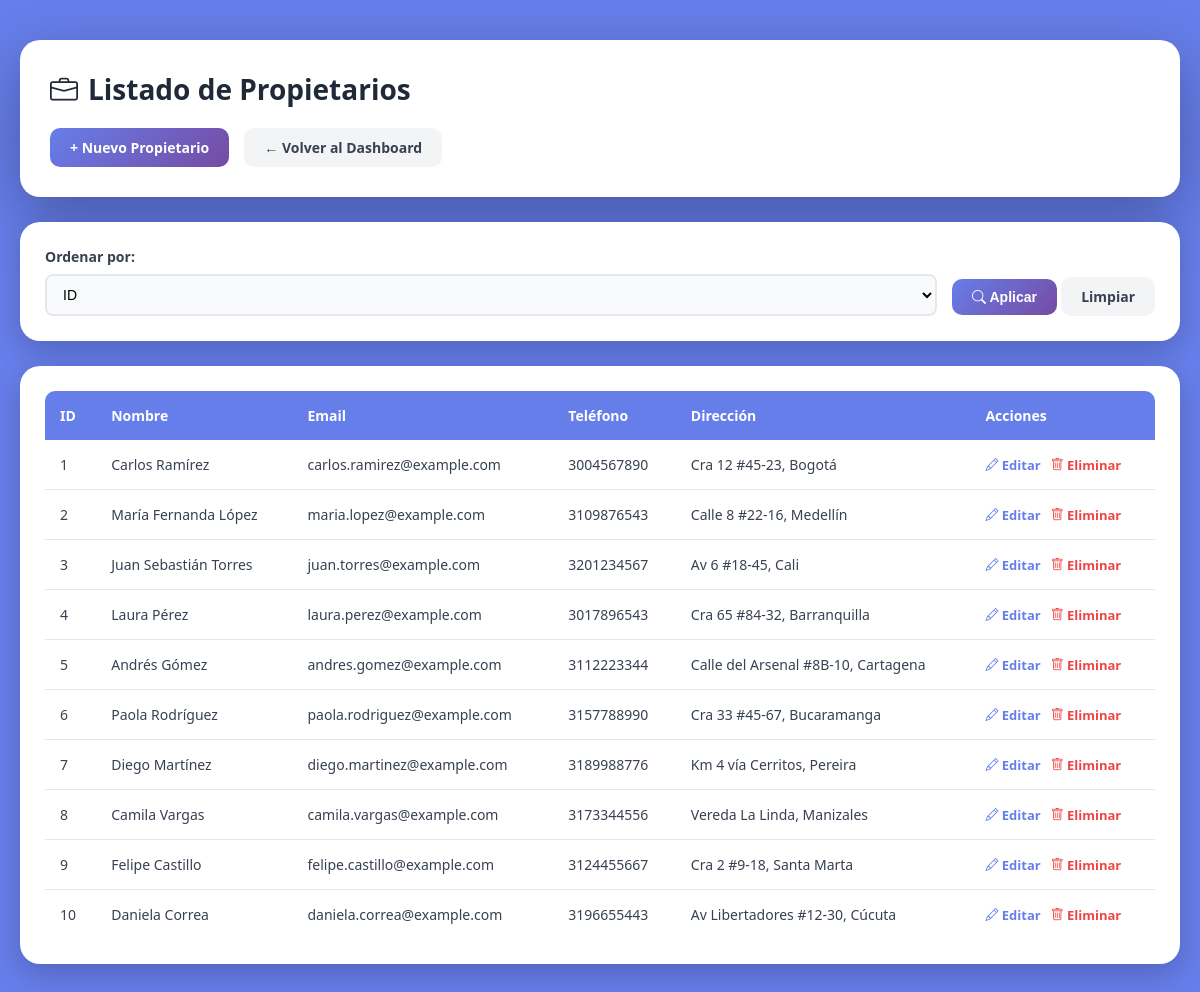
The page /frontend/owners/OwnersList.php (signed in) on the database its author committed.
### tables this page shows
CREATE TABLE `owners` (
  `id` int(11) NOT NULL,
  `name` varchar(50) NOT NULL,
  `email` varchar(50) DEFAULT NULL,
  `phone` varchar(14) DEFAULT NULL,
  `address` varchar(100) DEFAULT NULL,
  `created_at` timestamp NOT NULL DEFAULT current_timestamp(),
  `is_active` tinyint(1) DEFAULT 1,
  `deleted_at` datetime DEFAULT NULL
);

### backend/models/Owner.php (called while the page is built, shortened)
<?php
class Owner {
    private $pdo;
    public function __construct($pdo) {
        $this->pdo = $pdo;
    }
    public function getAll($order = 'id') {
        $allowedOrders = ['id', 'name'];
        $sql = "SELECT * FROM owners WHERE deleted_at IS NULL ORDER BY $order ASC";
        $stmt = $this->pdo->query($sql);
        return $stmt->fetchAll(PDO::FETCH_ASSOC);
    }
}

### frontend/owners/OwnersList.php (the view, shortened to what this page needs)
<?php
require_once __DIR__ . '/../../config/config.php';
require_once __DIR__ . '/../../backend/models/Owner.php';
$ownerModel = new Owner($pdo);
$order = $_GET['order'] ?? 'id';
$owners = $ownerModel->getAll($order);
?>
<!DOCTYPE html>
<html lang="es">
<head>
  <link rel="stylesheet" href="https://cdn.jsdelivr.net/npm/bootstrap-icons@1.11.3/font/bootstrap-icons.css">
</head>
<body>
  <div class="container">
    <div class="header-section">
      <h1><i class="bi bi-briefcase"></i> Listado de Propietarios</h1>
      <div class="action-bar">
        <a href="OwnersForm.php" class="btn btn-primary">+ Nuevo Propietario</a>
        <a href="../dashboard.php" class="btn btn-secondary">← Volver al Dashboard</a>
      </div>
    </div>
    <div class="filter-card">
      <form class="filter-form" method="GET">
        <div class="filter-group">
          <label>Ordenar por:</label>
          <select name="order">
            <option value="id" <?= ($_GET['order'] ?? '') == 'id' ? 'selected' : '' ?>>ID</option>
          </select>
        </div>
        <div class="filter-actions">
          <button type="submit" class="btn btn-primary"><i class="bi bi-search"></i> Aplicar</button>
          <a href="OwnersList.php" class="btn btn-secondary">Limpiar</a>
        </div>
      </form>
    </div>
    <div class="table-card">
      <?php if (count($owners) > 0): ?>
        <table>
          <thead>
            <tr>
              <th>ID</th>
              <th>Nombre</th>
              <th>Email</th>
              <th>Teléfono</th>
              <th>Dirección</th>
              <th>Acciones</th>
            </tr>
          </thead>
          <tbody>
            <?php foreach ($owners as $o): ?>
            <tr>
              <td><?= $o['id'] ?></td>
              <td><?= htmlspecialchars($o['name']) ?></td>
              <td><?= htmlspecialchars($o['email']) ?></td>
              <td><?= htmlspecialchars($o['phone']) ?></td>
              <td><?= htmlspecialchars($o['address']) ?></td>
              <td>
                <div class="action-links">
                  <a href="OwnersForm.php?id=<?= $o['id'] ?>" class="action-link"><i class="bi bi-pencil"></i> Editar</a>
                  <a href="../../backend/controllers/OwnerController.php?delete=<?= $o['id'] ?>" class="action-link delete" onclick="return confirm('¿Eliminar este propietario?')"><i class="bi bi-trash"></i> Eliminar</a>
                </div>
              </td>
            </tr>
            <?php endforeach; ?>
          </tbody>
        </table>
      <?php else: ?>
        <div class="no-data">
          📭 No se encontraron propietarios
        </div>
      <?php endif; ?>
    </div>
  </div>
</body>
</html>

### frontend/owners/OwnersList.php (style rules this page uses)
* { margin: 0; padding: 0; box-sizing: border-box; }
body { font-family: 'Segoe UI', Tahoma, Geneva, Verdana, sans-serif; background: #667eea; min-height: 100vh; padding: 40px 20px; }
.container { max-width: 1200px; margin: 0 auto; }
.header-section { background: white; border-radius: 20px; padding: 30px; margin-bottom: 25px; box-shadow: 0 20px 60px rgba(0, 0, 0, 0.3); animation: fadeIn 0.5s ease; }
.header-section h1 { color: #1f2937; font-size: 28px; margin-bottom: 20px; display: flex; align-items: center; gap: 10px; }
.action-bar { display: flex; gap: 15px; flex-wrap: wrap; }
.btn { display: inline-block; padding: 10px 20px; border-radius: 10px; text-decoration: none; font-weight: 600; font-size: 14px; transition: all 0.3s ease; border: none; cursor: pointer; }
.btn-primary { background: linear-gradient(135deg, #667eea 0%, #764ba2 100%); color: white; }
.btn-secondary { background: #f3f4f6; color: #374151; }
.filter-card { background: white; border-radius: 20px; padding: 25px; margin-bottom: 25px; box-shadow: 0 10px 30px rgba(0, 0, 0, 0.2); animation: fadeIn 0.6s ease; }
.filter-form { display: flex; gap: 15px; flex-wrap: wrap; align-items: end; }
.filter-group { flex: 1; min-width: 150px; }
.filter-group label { display: block; color: #374151; font-weight: 600; margin-bottom: 8px; font-size: 14px; }
.filter-group select { width: 100%; padding: 10px 12px; border: 2px solid #e5e7eb; border-radius: 8px; font-size: 14px; background-color: #f9fafb; transition: all 0.3s ease; }
.table-card { background: white; border-radius: 20px; padding: 25px; box-shadow: 0 10px 30px rgba(0, 0, 0, 0.2); animation: fadeIn 0.7s ease; overflow-x: auto; }
table { width: 100%; border-collapse: collapse; }
thead { background: #667eea; }
th { padding: 15px; text-align: left; color: white; font-weight: 600; font-size: 14px; white-space: nowrap; }
th:first-child { border-top-left-radius: 10px; }
th:last-child { border-top-right-radius: 10px; }
td { padding: 15px; border-bottom: 1px solid #e5e7eb; color: #374151; font-size: 14px; }
tr:last-child td { border-bottom: none; }
tbody tr { transition: background-color 0.2s ease; }
.action-links { display: flex; gap: 10px; }
.action-link { color: #667eea; text-decoration: none; font-weight: 600; font-size: 13px; transition: color 0.3s ease; }
.action-link.delete { color: #ef4444; }

### rows shown on the page
owners: id "1", name "Carlos Ramírez", email "carlos.ramirez@example.com", phone "3004567890", address "Cra 12 #45-23, Bogotá"
owners: id "2", name "María Fernanda López", email "maria.lopez@example.com", phone "3109876543", address "Calle 8 #22-16, Medellín"
owners: id "3", name "Juan Sebastián Torres", email "juan.torres@example.com", phone "3201234567", address "Av 6 #18-45, Cali"
owners: id "4", name "Laura Pérez", email "laura.perez@example.com", phone "3017896543", address "Cra 65 #84-32, Barranquilla"
owners: id "5", name "Andrés Gómez", email "andres.gomez@example.com", phone "3112223344", address "Calle del Arsenal #8B-10, Cartagena"
owners: id "6", name "Paola Rodríguez", email "paola.rodriguez@example.com", phone "3157788990", address "Cra 33 #45-67, Bucaramanga"
owners: id "7", name "Diego Martínez", email "diego.martinez@example.com", phone "3189988776", address "Km 4 vía Cerritos, Pereira"
owners: id "8", name "Camila Vargas", email "camila.vargas@example.com", phone "3173344556", address "Vereda La Linda, Manizales"
owners: id "9", name "Felipe Castillo", email "felipe.castillo@example.com", phone "3124455667", address "Cra 2 #9-18, Santa Marta"
owners: id "10", name "Daniela Correa", email "daniela.correa@example.com", phone "3196655443", address "Av Libertadores #12-30, Cúcuta"
